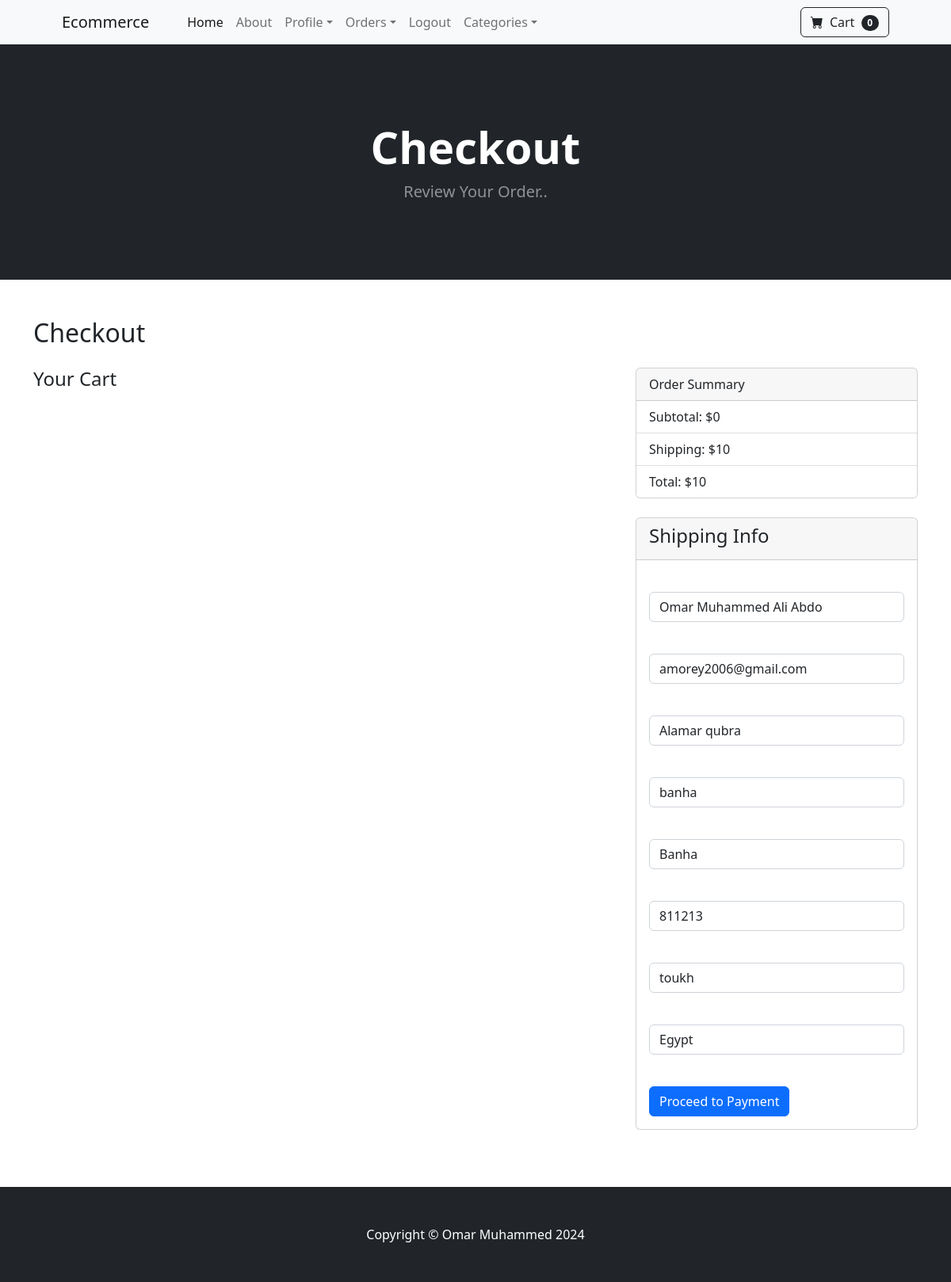
The app's page /payment/checkout (signed in) with its own data.
### payment/models.py (models this page shows, shortened)
class ShippingAdderss(models.Model):
    user = models.ForeignKey(User, on_delete=models.CASCADE)
    full_name = models.CharField(max_length=100)
    email = models.EmailField(max_length=254)
    address1 = models.CharField(max_length=250)
    address2 = models.CharField(max_length=250, blank=True)
    city = models.CharField(max_length=50, blank=True)
    zipcode = models.CharField(max_length=20, blank=True)
    state = models.CharField(max_length=50, blank=True)
    country = models.CharField(max_length=50)
    class Meta:
      verbose_name_plural = 'Shipping Adderss'

### payment/views.py (the view, shortened to what this page needs)
# urls.py: path('checkout',views.checkout, name='checkout'),
def checkout(request):
    cart = Cart(request)
    cart_products = cart.get_products()
    product_qty = cart.get_qty_for_product()
    total = cart.total()
    shipping_price = 10
    finally_price = shipping_price + total
    if request.user.is_authenticated:
        shipping_user = ShippingAdderss.objects.get(user__id=request.user.id)
        shipping_form = ShippingInfoForm(request.POST or None, instance=shipping_user)
        return render(request, "payment/checkout.html", {"cart_products":cart_products,
                                                         "product_qty":product_qty,
                                                         "total":total,
                                                         "shipping_form":shipping_form,
                                                         'finally_price' :finally_price
                                                           })

### cart/cart.py (called while the page is built)
    def __len__(self):
        return len(self.cart)

    def get_products(self):
        products_id = self.cart.keys()
        products = Product.objects.filter(id__in=products_id)
        return products

    def get_qty_for_product(self):
        return self.cart

    def total(self):
        total = 0
        products = self.get_products()
        for product in products:
            quantity = self.cart.get(str(product.id), 0)  # 0 is Defult value
            if product.is_sale:
                total += product.sale_price * quantity
            else:
                total += product.price * quantity
        return total

### cart/context_processors.py (called while the page is built)
def cart(request):
    return {'cart':Cart(request)}

### payment/templates/payment/checkout.html (shortened to what this page needs)
{% extends "base.html" %}
{% load static %}
{% load django_bootstrap5 %}
{% block content %}
<header class="bg-dark py-5">
  <div class="container px-4 px-lg-5 my-5">
    <div class="text-center text-white">
      <h1 class="display-4 fw-bolder">Checkout</h1>
      <p class="lead fw-normal text-white-50 mb-0">Review Your Order..</p>
    </div>
  </div>
</header>
<div class="container mt-5">
    <h2 class="mb-4">Checkout</h2>
    <div class="row">
        <div class="col-md-8">
            <h4>Your Cart</h4>
        </div>
        <div class="col-md-4">
            <div class="card">
                <div class="card-header">
                    Order Summary
                </div>
                <ul class="list-group list-group-flush">
                    <li class="list-group-item">Subtotal: ${{total}}</li>
                    <li class="list-group-item">Shipping: $10</li>
                    <li class="list-group-item">Total: ${{finally_price}}</li>
                </ul>
            </div>
            <br>
            <div class="card">
                <div class="card-header">
                    <h4>    Shipping Info
                    </h4>
                </div>
                <div class="card-body">
                    <form method="POST" action="{% url 'billing_info' %}">
                        {% bootstrap_form shipping_form %}
                        <button type="submit" class="btn btn-primary btn-block mt-4">Proceed to Payment</button>
                    </form>
                </div>
            </div>
        </div>
    </div>
    <br><br><br>
</div>
{% endblock content %}

### records on screen
ShippingAdderss: full_name "Omar Muhammed Ali Abdo", email "amorey2006@gmail.com", address1 "Alamar qubra", address2 "banha", city "Banha", zipcode "811213", state "toukh", country "Egypt"

### other values on screen
{{ cart|length }} "0"
{{ total }} "0"
{{ finally_price }} "10"
